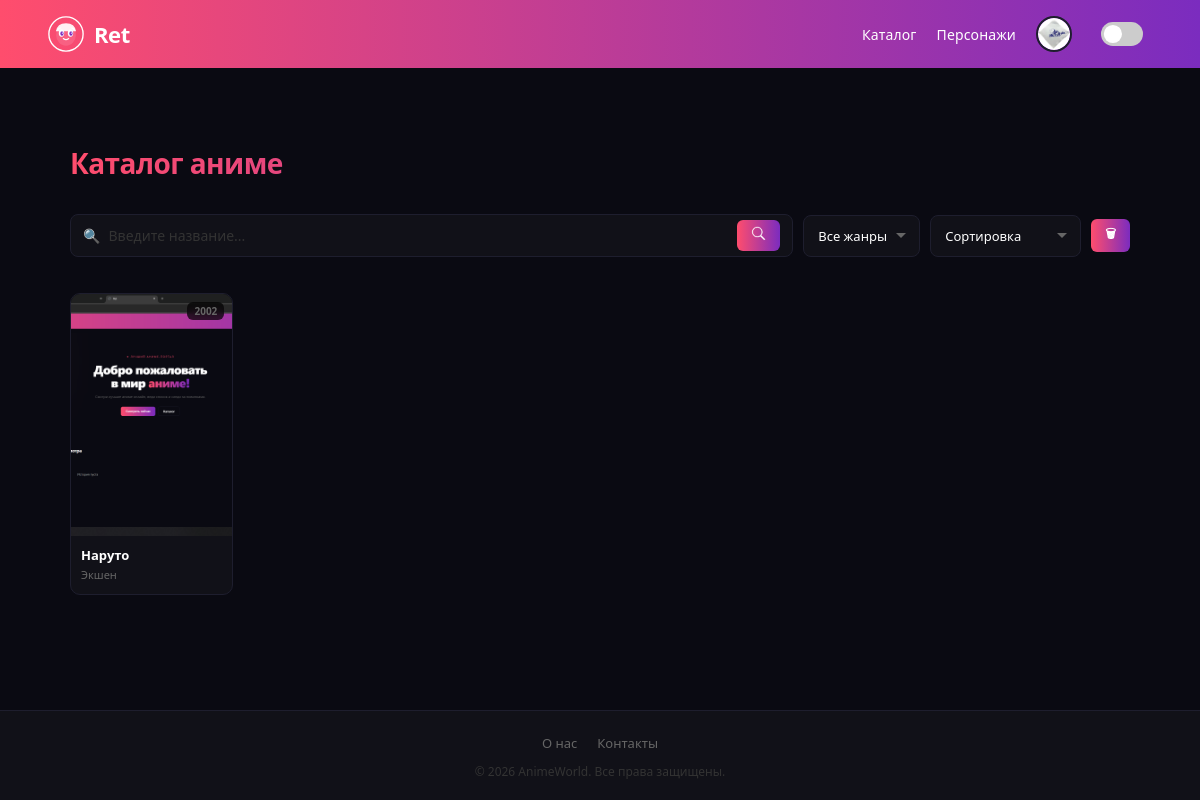
/anime/ (signed in), run on the app's committed database.
### core/models.py (models this page shows, shortened)
class CustemUser(AbstractUser):
    avatar = models.ImageField(upload_to="avatars", null=True, blank=True, verbose_name="Аватар")
    description = models.TextField(max_length=250, null=True, blank=True, verbose_name="Описание")
    class Meta:
        verbose_name = "Пользователь"
        verbose_name_plural = "Пользователи"

class Anime(models.Model):
    name = models.CharField(verbose_name="Название")
    name_en = models.CharField(verbose_name="Название на английском")
    slug = models.SlugField(unique=True, blank=True, verbose_name="Slug")
    image = models.ImageField(upload_to="anime_poster", verbose_name="Постер")
    description = models.TextField(verbose_name="Описание")
    release_year = models.DateField(verbose_name="Дата выхода")
    shikimori_rating = models.DecimalField(max_digits=3, decimal_places=1, verbose_name="Рейтинг Shikimori")
    our_rating = models.FloatField(default=0, verbose_name="Наш рейтинг")
    genres = models.ManyToManyField("Genre", related_name="animes", verbose_name="Жанры")
    class Meta:
        verbose_name = "Аниме"
        verbose_name_plural = "Аниме"

class Genre(models.Model):
    name = models.CharField(max_length=100, verbose_name="Название")
    class Meta:
        verbose_name = "Жанр"
        verbose_name_plural = "Жанры"

### core/views.py (the view)
# urls.py: path('anime/', all_anime_page, name="all_anime_page"),
def all_anime_page(request):
    search_query = request.GET.get('search', '')
    genre_id = request.GET.get('genres', '')
    sort_option = request.GET.get('sort', '')
    print(search_query)
    animes = Anime.objects.prefetch_related('genres', 'seasons__episodes')
    if search_query:
        animes = animes.filter(Q(name__icontains=search_query) | Q(name_en__icontains=search_query))
    if genre_id:
        animes = animes.filter(genres__id=genre_id)
    if sort_option == 'name_asc':
        animes = animes.order_by('name')
    elif sort_option == 'name_desc':
        animes = animes.order_by('-name')
    elif sort_option == 'series_asc':
        animes = animes.annotate(
            total_episodes=db_models.Count('seasons__episodes')
        ).order_by('-total_episodes')
    genres = Genre.objects.all()
    context = {
        'anime': animes,
        'genres': genres,
        'selected_genre': genre_id,
        'search_query': search_query,
        'sort_option': sort_option,
    }
    return render(request, 'all_anime.html', context)

### core/templates/all_anime.html (shortened to what this page needs)
{% extends './base.html' %}
{% block content %}
<main class="main">
    <div class="catalog-page">
        <h1 class="catalog-page-title">Каталог аниме</h1>
        <form method="get" id="filterForm">
            <div class="catalog-filters">
                <div class="search-wrap">
                    <span class="search-icon">🔍</span>
                    <input
                        type="text"
                        class="search-input"
                        placeholder="Введите название..."
                        name="search"
                        value="{{ search_query }}"
                    >
                    <button type="submit" class="search-btn">
                    </button>
                </div>
                <select name="genres" class="filter-select" onchange="this.form.submit()">
                    <option value="">Все жанры</option>
                </select>
                <select name="sort" class="filter-select" onchange="this.form.submit()">
                    <option value="">Сортировка</option>
                </select>
                <a href="{% url 'all_anime_page' %}" class="search-btn">🗑</a>
            </div>
        </form>
        <div class="anime-grid">
            {% for anime in anime %}
            <a href="{% url 'anime_detail_page' anime.slug %}" class="anime-grid-card">
                <div class="anime-grid-thumb">
                    {% if anime.image %}
                        <img src="{{ anime.image.url }}" alt="{{ anime.name }}" />
                    {% else %}
                        <div class="anime-grid-no-img">{{ anime.name|first }}</div>
                    {% endif %}
                    <span class="anime-grid-year">{{ anime.release_year|date:"Y" }}</span>
                </div>
                <div class="anime-grid-info">
                    <span class="anime-grid-title">{{ anime.name }}</span>
                    <span class="anime-grid-genre">
                        {% for genre in anime.genres.all %}
                            {{ genre.name }}{% if not forloop.last %} · {% endif %}
                        {% empty %}
                            Без жанра
                        {% endfor %}
                    </span>
                </div>
            </a>
            {% empty %}
            <p class="catalog-empty">Ничего не найдено 😔</p>
            {% endfor %}
        </div>
    </div>
</main>
{% endblock %}

### core/templates/base.html (shortened to what this page needs)
{% load static %}
<!DOCTYPE html>
<html lang="ru">
<head>
    <link rel="stylesheet" href="{% static 'css/style.css' %}">
    <link rel="stylesheet" href="{% static 'css/mobile.css' %}">
</head>
<body>
    <header class="header">
        <a id="main-link" href="{% url 'main_page' %}" class="logo">
            Ret
        </a>
        <nav class="nav">
            <ul>
                <li id="catalog-link">
                    <a href="{% url 'all_anime_page' %}" id="catalog-anchor">Каталог</a>
                </li>
                <li id="characters-link">
                    <a href="{% url 'characters_page' %}">Персонажи</a>
                </li>
                <li>
                    {% if request.user.is_authenticated %}
                    <a href="{% url 'profil_page' request.user.username %}" class="profile-btn">
                        {% if request.user.avatar %}
                            <img src="{{ request.user.avatar.url }}" alt="{{ request.user.username }}" class="profile-avatar-img"/>
                        {% else %}
                            <div class="profile-avatar-default">🌸</div>
                        {% endif %}
                    </a>
                    {% else %}
                    <a href="{% url 'login_page' %}" class="profile-btn">
                        <div class="profile-avatar-default">🌸</div>
                    </a>
                    {% endif %}
                </li>
                {% if request.user.is_authenticated %}
                {% if request.user.username == "Vukay67" %}
                <li>
                    <div>
                        <label class="switch">
                            <span class="slider"></span>
                        </label>
                    </div>
                </li>
                {% endif %}
                {% endif %}
            </ul>
        </nav>
    </header>
{% block content %}
{% endblock %}
    <footer class="footer">
        <ul>
            <li><a href="{% url 'about_page' %}">О нас</a></li>
            <li><a href="{% url 'contacts_page' %}">Контакты</a></li>
        </ul>
        <p>© 2026 AnimeWorld. Все права защищены.</p>
    </footer>
</body>
</html>

### data on the page
CustemUser: user.avatar (picture)
Anime: image (picture), release_year "2002", name "Наруто"
Genre: name "Экшен"
